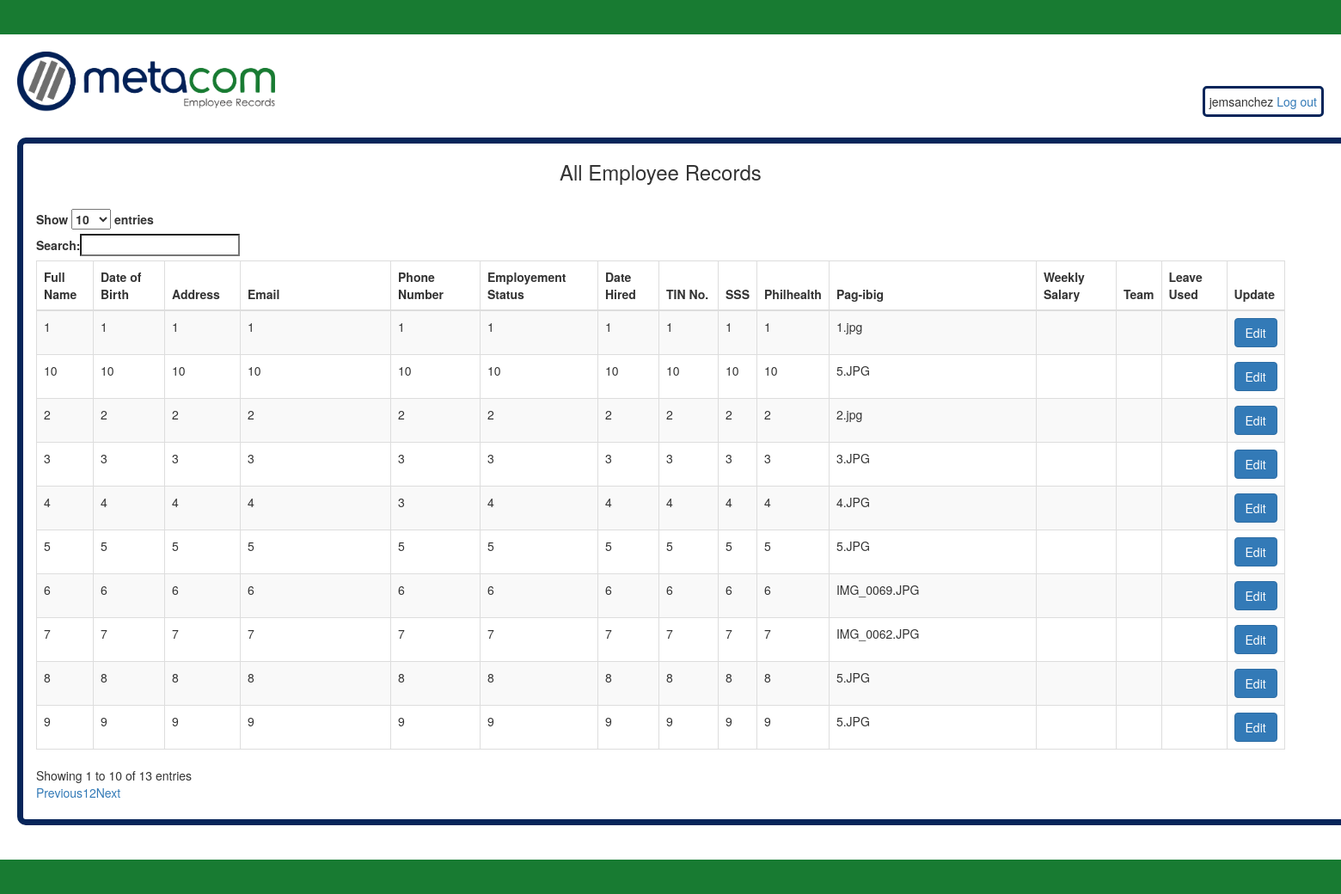
Page /datatables.php (signed in) on the committed database.
### tables this page shows
CREATE TABLE `employee_records` (
  `id` double NOT NULL,
  `full_name` varchar(100) NOT NULL,
  `dateof_birth` varchar(100) NOT NULL,
  `address` varchar(100) NOT NULL,
  `email` varchar(100) NOT NULL,
  `phone_number` varchar(100) NOT NULL,
  `employment_status` varchar(100) NOT NULL,
  `date_hired` varchar(100) NOT NULL,
  `tin_no` varchar(100) NOT NULL,
  `sss` varchar(100) NOT NULL,
  `philhealth` varchar(100) NOT NULL,
  `pagibig` varchar(100) NOT NULL,
  `weekly_salary` varchar(100) NOT NULL,
  `team` varchar(100) NOT NULL,
  `leave_used` varchar(100) NOT NULL
);

### datatables.php (the view, shortened to what this page needs)
<!DOCTYPE html>
<html>
     <head>
          <link rel="stylesheet" href="https://maxcdn.bootstrapcdn.com/bootstrap/3.3.6/css/bootstrap.min.css" />
          <link rel="stylesheet" href="https://cdn.datatables.net/1.10.12/css/dataTables.bootstrap.min.css" />
     </head>
     <?php include('displayconnection.php') ;
     ?>
     <body>
     <nav style="background-color: #187b32; width: 130%; height: 40px;"></nav>
         <div style="margin-left: 20px; margin-right: 20px;">
         <div style="margin-top: 20px;">
         <a href="http://localhost/Websystem/index.php"><img src="employeerecords.png" width="300px" height="70px" >
         </img></a>
         </div>
             <div style="margin-left: 0px; float: right; margin-top: -30px; border-style: solid; border-color: #07255a; border-radius: 5px; padding: 5px;">
             <?php
             if (isset($_SESSION ['user_name'])) {
             echo $_SESSION ['user_name'] ;
             echo '<a href="logout.php"> Log out</a>' ;
             } else{
             header("location:login.php") ;
             }
             ?>
             </div>
             <div class="container" style="background-color: white; margin-right: 10px; margin-top: 30px; width: 130%; height: 800px; border-radius: 10px; border-style: solid;border-width: 7px; border-color: #07255a;">
             <nav style="float: left;">
               <h3 align="center">All Employee Records</h3>
               <br />
               <div class="table-responsive">
                    <table id="employee_data" class="table table-striped table-bordered">
                         <thead>
                              <tr>
                                 <th>Full Name</th>
                                 <th>Date of Birth</th>
                                 <th>Address</th>
                                 <th>Email</th>
                                 <th>Phone Number</th>
                                 <th>Employement Status</th>
                                 <th>Date Hired</th>
                                 <th>TIN No.</th>
                                 <th>SSS</th>
                                 <th>Philhealth</th>
                                 <th>Pag-ibig</th>
                                 <th>Weekly Salary</th>
                                 <th>Team</th>
                                 <th>Leave Used</th>
                                 <th>Update</th>
                               </tr>
                         </thead>
                         <?php
                         $query ="SELECT * FROM employee_records";
                         $r = mysql_query($query, $dbc);
                         while($row = mysql_fetch_array($r)){
                         echo "<tr>" ;
                         echo "<td>".$row['full_name']."</td>";
                         echo "<td>".$row['dateof_birth']."</td>";
                         echo "<td>".$row['address']."</td>";
                         echo "<td>".$row['email']."</td>";
                         echo "<td>".$row['phone_number']."</td>";
                         echo "<td>".$row['employment_status']."</td>";
                         echo "<td>".$row['date_hired']."</td>";
                         echo "<td>".$row['tin_no']."</td>";
                         echo "<td>".$row['sss']."</td>";
                         echo "<td>".$row['philhealth']."</td>";
                         echo "<td>".$row['pagibig']."</td>";
                         echo "<td>".$row['weekly_salary']."</td>";
                         echo "<td>".$row['team']."</td>";
                         echo "<td>".$row['leave_used']."</td>";
                         echo "<td><input type='button' name='edit' id='".$row['id']."' value='Edit' class='btn btn-primary edit_data'>
                           </a></td>";
                         echo "</tr>";
                         }
                         ?>
                        </div>
                       </div>
                       </div>
     <nav style="background-color: #187b32; width: 130%; height: 40px; margin-top: 40px;"></nav>
     </body>
</html>

### rows in the picture
employee_records: full_name "1", dateof_birth "1", address "1", email "1", phone_number "1", employment_status "1", date_hired "1", tin_no "1", sss "1", philhealth "1", pagibig "1.jpg"
employee_records: full_name "2", dateof_birth "2", address "2", email "2", phone_number "2", employment_status "2", date_hired "2", tin_no "2", sss "2", philhealth "2", pagibig "2.jpg"
employee_records: full_name "3", dateof_birth "3", address "3", email "3", phone_number "3", employment_status "3", date_hired "3", tin_no "3", sss "3", philhealth "3", pagibig "3.JPG"
employee_records: full_name "4", dateof_birth "4", address "4", email "4", phone_number "3", employment_status "4", date_hired "4", tin_no "4", sss "4", philhealth "4", pagibig "4.JPG"
employee_records: full_name "5", dateof_birth "5", address "5", email "5", phone_number "5", employment_status "5", date_hired "5", tin_no "5", sss "5", philhealth "5", pagibig "5.JPG"
employee_records: full_name "6", dateof_birth "6", address "6", email "6", phone_number "6", employment_status "6", date_hired "6", tin_no "6", sss "6", philhealth "6", pagibig "IMG_0069.JPG"
employee_records: full_name "7", dateof_birth "7", address "7", email "7", phone_number "7", employment_status "7", date_hired "7", tin_no "7", sss "7", philhealth "7", pagibig "IMG_0062.JPG"
employee_records: full_name "8", dateof_birth "8", address "8", email "8", phone_number "8", employment_status "8", date_hired "8", tin_no "8", sss "8", philhealth "8", pagibig "5.JPG"
employee_records: full_name "9", dateof_birth "9", address "9", email "9", phone_number "9", employment_status "9", date_hired "9", tin_no "9", sss "9", philhealth "9", pagibig "5.JPG"
employee_records: full_name "10", dateof_birth "10", address "10", email "10", phone_number "10", employment_status "10", date_hired "10", tin_no "10", sss "10", philhealth "10", pagibig "5.JPG"

### other values in the picture
$_SESSION ['user_name'] "jemsanchez"
